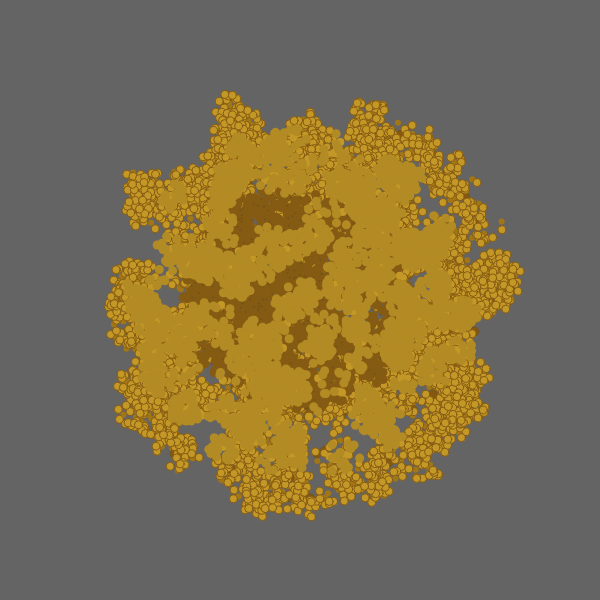
Frame 1 (no input)
Frame 60 (no input): identical to frame 1, image omitted
Frame 120 (the mouse pressed at the canvas centre since frame 60): identical to frame 1, image omitted

The p5.js sketch that drew this single still picture (run headless with seeded random() and noise() and a simulated clock; from frame 60 on, the mouse is pressed at the canvas centre):

// p5.js sketch
// ── sketch.js
// Based on this this sketch to generate randomly distributed dots inside a circle: 
// https://editor.p5js.org/zapra/sketches/rjIJR18fT

// This sketch (my improvisation on the linked sketch above) is still in the early stages of playful experimentation.
// Therefore my current version is highly inefficient and duplicates code etc. withouth geting the result nearly right.
// This might be addressed later.

let dots = [];
let dots2 = [];
let dots3 = [];

let dots4 = [];
let dots5 = [];

let dots6 = [];
let dots7 = [];


function setup() {
  createCanvas(600, 600);
  dots = makeDots(200, 100);
  for (let el of dots) {
    const intSubDotArr = makeSubDots(el.x, el.y, 20, 20)
    dots2.push(...intSubDotArr);
  }
  for (let el of dots2) {
    const intSubDotArr = makeSubDots(el.x, el.y, 5, 10)
    dots3.push(...intSubDotArr);
  } 
  
  dots4 = makeDots(400, 30);
  for (let el of dots4) {
    const intSubDotArr = makeSubDots(el.x, el.y, 10, 10)
    dots5.push(...intSubDotArr);
  }

  dots6 = makeDots(200, 70);
  for (let el of dots6) {
    const intSubDotArr = makeSubDots(el.x, el.y, 30, 15)
    dots7.push(...intSubDotArr);
  }
}

function draw() {
  background(100);

  for (var i = 0; i < dots2.length; i++){
    // strokeWeight(6);
    // stroke(163, 118, 21)
    fill(163, 118, 21);
    noStroke();
    circle(dots2[i].x, dots2[i].y, 6);
  }
  for (var i = 0; i < dots.length; i++){
    // strokeWeight(9);
    // stroke(135, 87, 14)
    // noStroke();
    fill(135, 87, 14);
    stroke(110, 86, 36)
    strokeWeight(1);
    circle(dots[i].x, dots[i].y, 9);
  }
  for (var i = 0; i < dots3.length; i++){
/*     strokeWeight(5);
    stroke(196, 152, 39)
    point(dots3[i].x, dots3[i].y); */
    strokeWeight(1);
    fill(196, 152, 39)
    stroke(133, 91, 19)
    // noStroke();
    circle(dots3[i].x, dots3[i].y, 8);
  }
  noFill();
  noStroke();

    // draw dots5 and dots4
    for (var i = 0; i < dots5.length; i++){
      // strokeWeight(6);
      // stroke(133, 91, 19)
      fill(133, 91, 19);
      noStroke();
      circle(dots5[i].x, dots5[i].y, 9);
    }
    for (var i = 0; i < dots4.length; i++){
      // strokeWeight(2);
      // stroke(112, 82, 29)
      fill(112, 82, 29);
      noStroke();
      circle(dots4[i].x, dots4[i].y, 2);
    }

  // draw dots6 and dots7
  for (var i = 0; i < dots6.length; i++){
    // strokeWeight(1);
    // stroke(133, 91, 19)
    fill(196, 152, 39);
    noStroke();
    circle(dots6[i].x, dots6[i].y, 8);
  }
  noFill();
  for (var i = 0; i < dots7.length; i++){
    noStroke();
    // stroke(112, 82, 29)
    // strokeWeight(1);
    // stroke(169, 131, 35);
    fill(179, 139, 37)
    circle(dots7[i].x, dots7[i].y, 9);
  }

  strokeWeight(1);
  noFill();
}

function makeDots(n, maxRadius){
  const internalDotArr = []
//   choose random radius and angle from the center
  for (var i = 0; i < n; i++){
    const a = random(0, 2*PI);
    
    // https://programming.guide/random-point-within-circle.html
    // we use square root of random for equal distribution of points        from the center
    r = 20 * sqrt(random(0, maxRadius));
    
    x = width/2 + r * cos(a);
    y = height / 2 + r * sin(a);
    var newDot = {x: x, y: y};
    internalDotArr.push(newDot);
  }
  return internalDotArr;
}

function makeSubDots(subDotCenterX, subDotCenterY, maxAmount, rRange) {
  //   choose random radius and angle from the center
  const amount = random(0, maxAmount);
  const subDots = [];
  for (var i = 0; i < amount; i++){
    
    const a = random(0, 2*PI);
    const r = random(5, rRange);
        
    x = subDotCenterX + r * cos(a);
    y = subDotCenterY + r * sin(a);
    var newDot = {x: x, y: y};
    subDots.push(newDot);
  }
  return subDots;
}
